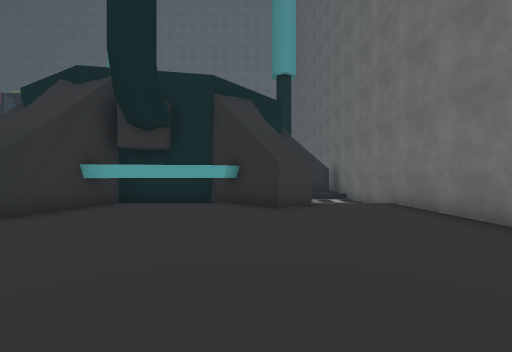
View 1 (above)

24 first-person views from a walk through a Unity game level. The camera is 1.5 m above the floor, looks level and sees 90° across. The floor is counted in squares, 2 m on a side. Each view is taken from the middle of a square. On the plan, view 1 faces up. The plan holds only what a view shows up to about 9 squares ahead; the rest is blank. The place goes on beyond the plan. The player character is not drawn. Door leaves are left out, so doorways stand open. Some surface patterns are stand-ins.

View 2
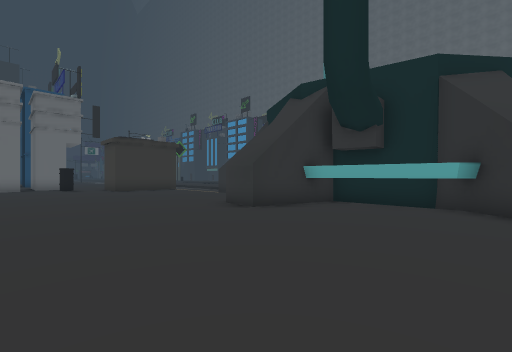

View 3
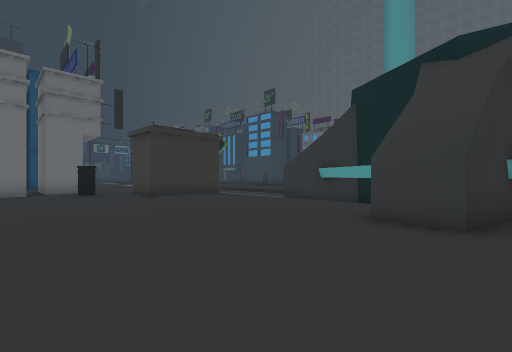

View 4
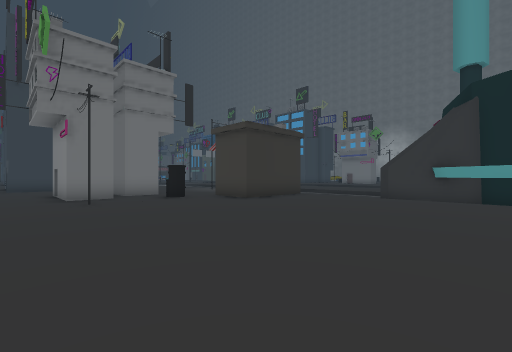

View 5
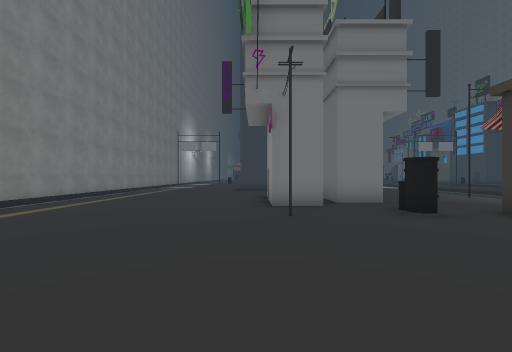

View 6
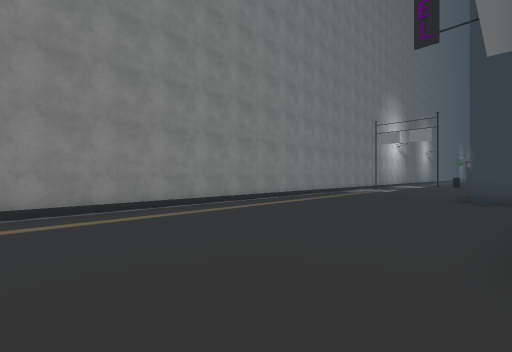

View 7
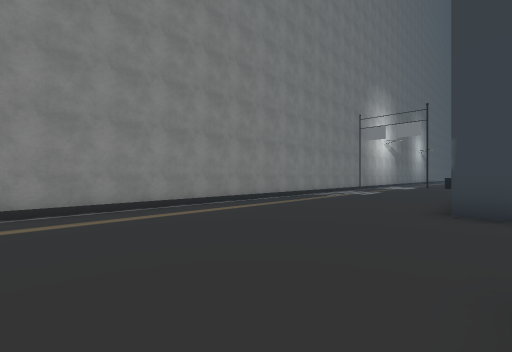

View 8
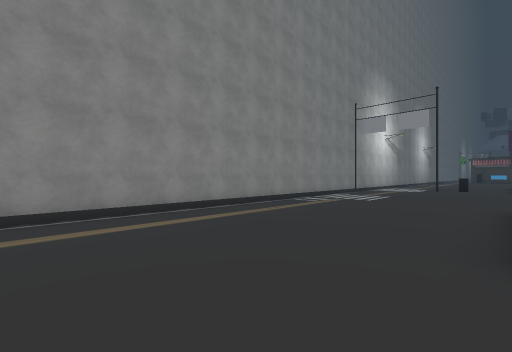

View 9
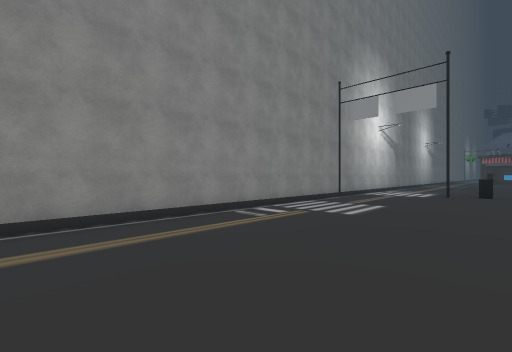

View 10
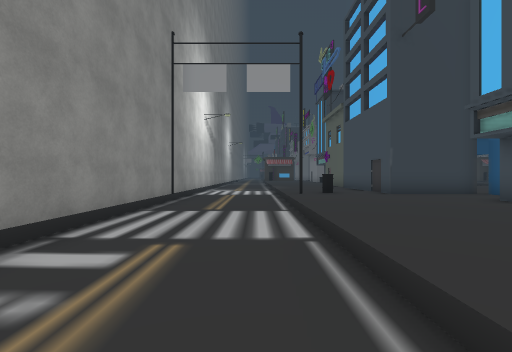

View 11
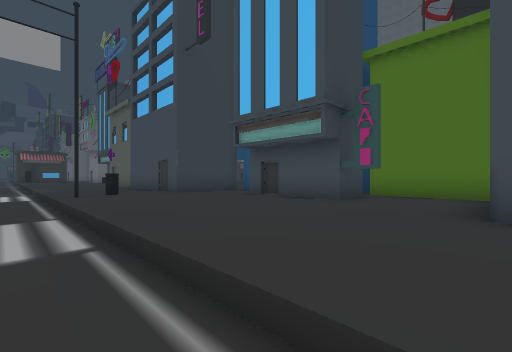

View 12
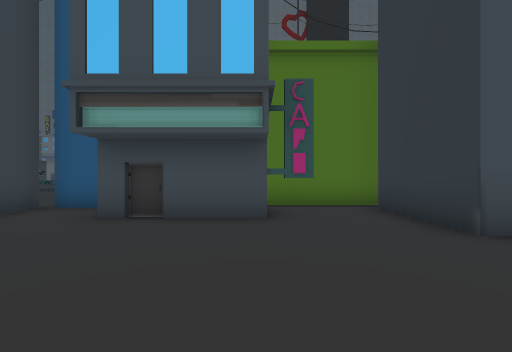

View 13
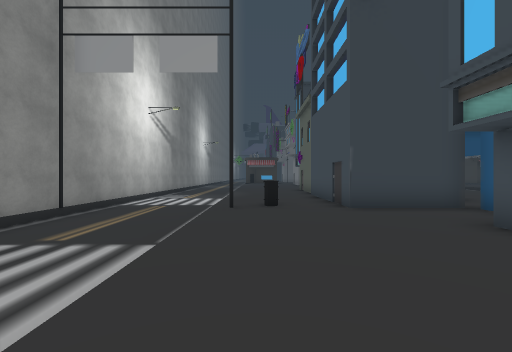

View 14
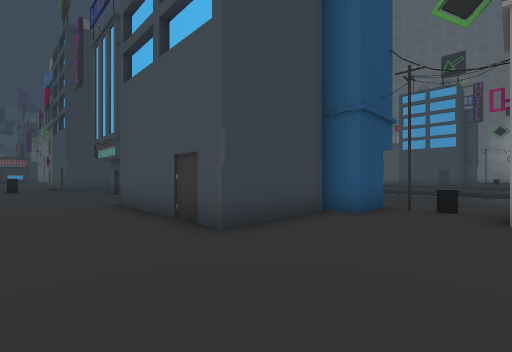

View 15
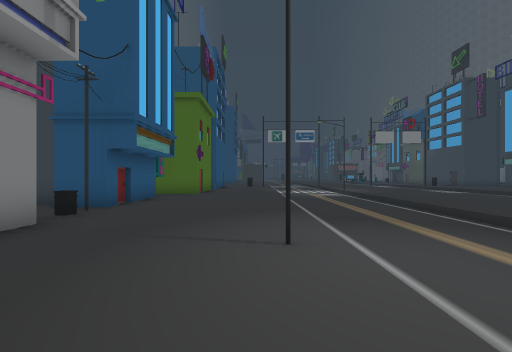

View 16
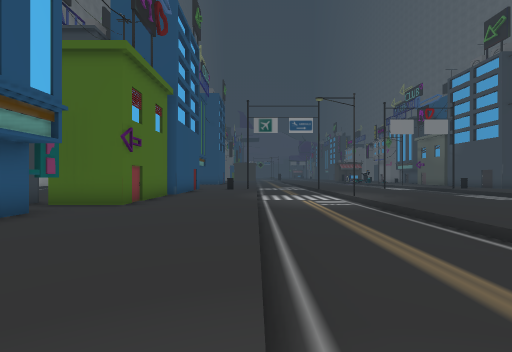

View 17
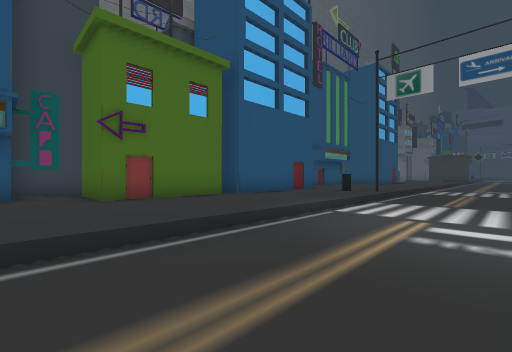

View 18
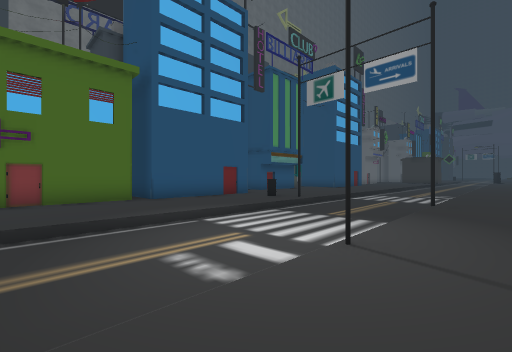

View 19
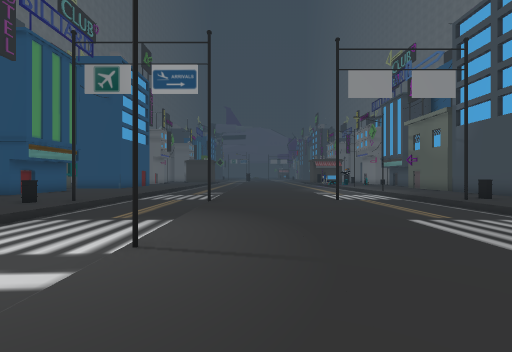

View 20
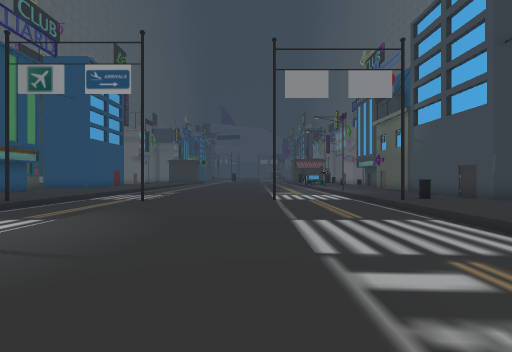

View 21
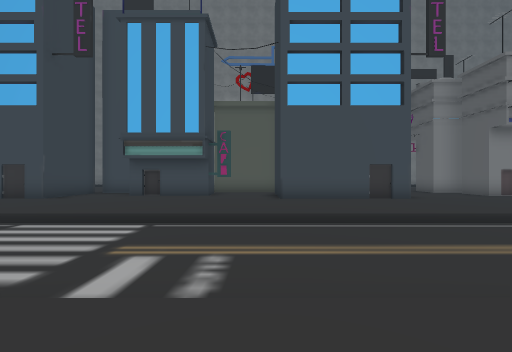

View 22
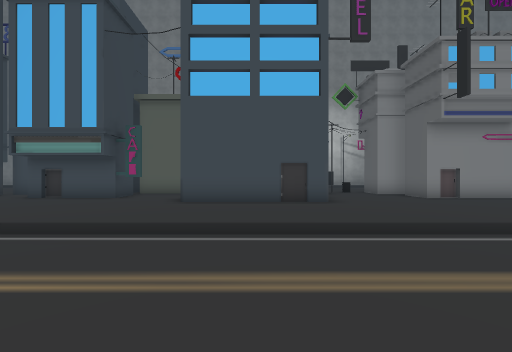

View 23
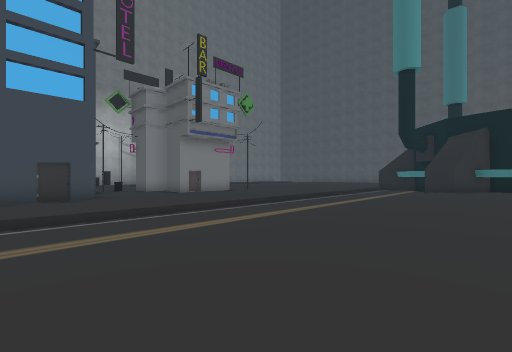

View 24
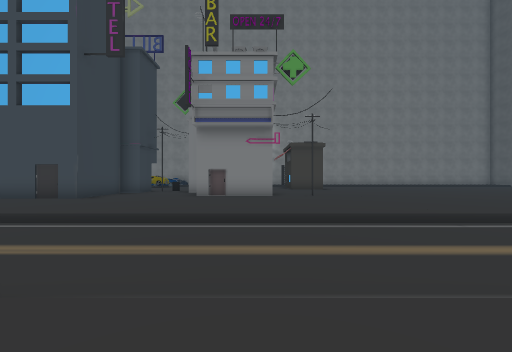

### Floor plan
Key: @ floor where view 1 was taken; # wall or solid block; . main floor; - floor 0.5 m lower than the main floor; / step, stairs or slope; H house; B bin; C column.
Columns run from 38 left of view 1 to 4 right of it. Each row starts with its distance up from view 1.
 23      ###HH.     ...H##
 22   ##.......#####..............
 21   H...........H...............
 20   .B.........................
 19   .#........................
 18   /////////////////////////
 17   ------------------------
 16   -----------------------
 15   -#--------------------
 14   ......................
 13   .......................
 12 .........................
 11 ...#....C.........
 10  ------------------
  9  -------------------          ##          #
  8   -------------------       ##-#    ##    #
  7   /#//////////////////      ///#  ######//#
  6   ..B..............C...    ......###..#...#
  5   .....................H  .......#........#
  4  ...HH.................##.................#
  3  ..    #####..............................
  2  H..    ###HHH###BH  HBB.................
  1    ###  ...#####...  ...................
  0    #.###HH.#   #...H #................@
 -1    #.......#   #................
 -2 ..H...........H.................
 -3 ...........................
 -4 ..B.......................
 -5 ///#/////////////////////
 -6 -------------------------
 -7 -------------------------
 -8 -------------------------
 -9 #########################

Positions as (right, up) in squares from view 1, and headings:
1: (0, 0), facing up
2: (0, 0), facing up-left
3: (-4, 0), facing up-left
4: (-7, -2), facing up-left
5: (-10, -1), facing left
6: (-14, -1), facing down-left
7: (-17, -1), facing down-left
8: (-20, -2), facing down-left
9: (-24, -3), facing down-left
10: (-27, -6), facing left
11: (-27, -6), facing up-left
12: (-30, -5), facing up
13: (-29, -4), facing left
14: (-20, -4), facing up-left
15: (-16, 6), facing left
16: (-20, 7), facing left
17: (-25, 10), facing down-left
18: (-27, 12), facing down-left
19: (-27, 12), facing left
20: (-27, 14), facing left
21: (-28, 13), facing up
22: (-25, 14), facing up
23: (-25, 12), facing up-right
24: (-17, 13), facing up
